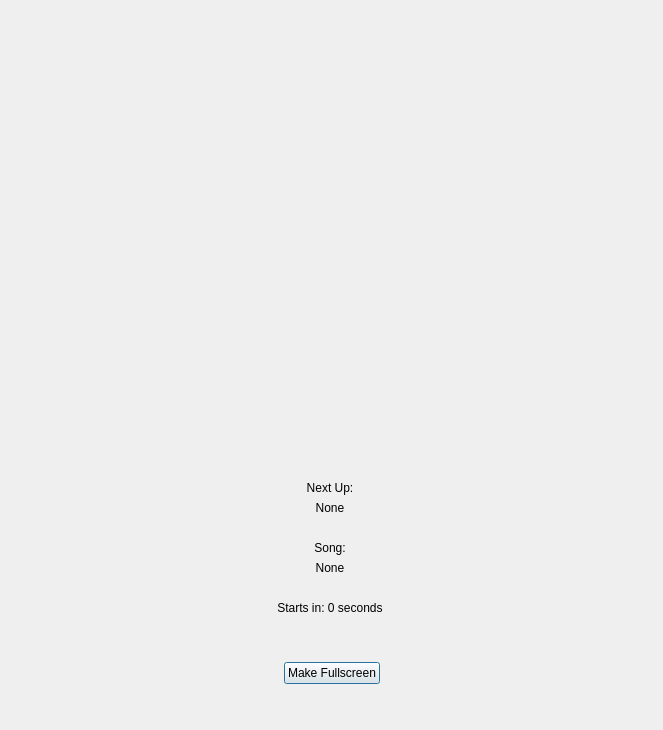
<?xml version="1.0" encoding="UTF-8"?>
<ui version="4.0">
 <class>DlgCdg</class>
 <widget class="QDialog" name="DlgCdg">
  <property name="geometry">
   <rect>
    <x>0</x>
    <y>0</y>
    <width>663</width>
    <height>730</height>
   </rect>
  </property>
  <property name="windowTitle">
   <string>CDG Display</string>
  </property>
  <property name="windowIcon">
   <iconset resource="resources.qrc">
    <normaloff>:/icons/Icons/okjicon.svg</normaloff>:/icons/Icons/okjicon.svg</iconset>
  </property>
  <layout class="QVBoxLayout" name="verticalLayout_4">
   <item>
    <widget class="VideoDisplay" name="videoDisplayKar" native="true">
     <property name="sizePolicy">
      <sizepolicy hsizetype="Preferred" vsizetype="Expanding">
       <horstretch>0</horstretch>
       <verstretch>0</verstretch>
      </sizepolicy>
     </property>
     <property name="autoFillBackground">
      <bool>true</bool>
     </property>
     <layout class="QVBoxLayout" name="verticalLayout">
      <property name="spacing">
       <number>0</number>
      </property>
      <property name="leftMargin">
       <number>0</number>
      </property>
      <property name="topMargin">
       <number>0</number>
      </property>
      <property name="rightMargin">
       <number>0</number>
      </property>
      <property name="bottomMargin">
       <number>0</number>
      </property>
      <item>
       <spacer name="verticalSpacer_3">
        <property name="orientation">
         <enum>Qt::Vertical</enum>
        </property>
        <property name="sizeHint" stdset="0">
         <size>
          <width>20</width>
          <height>40</height>
         </size>
        </property>
       </spacer>
      </item>
      <item>
       <layout class="QHBoxLayout" name="horizontalLayout_3">
        <property name="topMargin">
         <number>10</number>
        </property>
        <item>
         <spacer name="horizontalSpacer_5">
          <property name="orientation">
           <enum>Qt::Horizontal</enum>
          </property>
          <property name="sizeHint" stdset="0">
           <size>
            <width>40</width>
            <height>20</height>
           </size>
          </property>
         </spacer>
        </item>
       </layout>
      </item>
     </layout>
    </widget>
   </item>
   <item>
    <widget class="VideoDisplay" name="videoDisplayBm" native="true">
     <property name="sizePolicy">
      <sizepolicy hsizetype="Preferred" vsizetype="Expanding">
       <horstretch>0</horstretch>
       <verstretch>0</verstretch>
      </sizepolicy>
     </property>
     <property name="autoFillBackground">
      <bool>true</bool>
     </property>
     <layout class="QVBoxLayout" name="verticalLayout_2">
      <property name="spacing">
       <number>0</number>
      </property>
      <property name="leftMargin">
       <number>0</number>
      </property>
      <property name="topMargin">
       <number>0</number>
      </property>
      <property name="rightMargin">
       <number>0</number>
      </property>
      <property name="bottomMargin">
       <number>0</number>
      </property>
      <item>
       <spacer name="verticalSpacer_4">
        <property name="orientation">
         <enum>Qt::Vertical</enum>
        </property>
        <property name="sizeHint" stdset="0">
         <size>
          <width>20</width>
          <height>40</height>
         </size>
        </property>
       </spacer>
      </item>
      <item>
       <layout class="QHBoxLayout" name="horizontalLayout_6">
        <property name="topMargin">
         <number>10</number>
        </property>
        <item>
         <spacer name="horizontalSpacer_6">
          <property name="orientation">
           <enum>Qt::Horizontal</enum>
          </property>
          <property name="sizeHint" stdset="0">
           <size>
            <width>40</width>
            <height>20</height>
           </size>
          </property>
         </spacer>
        </item>
       </layout>
      </item>
     </layout>
    </widget>
   </item>
   <item>
    <widget class="QWidget" name="widgetAlert" native="true">
     <property name="sizePolicy">
      <sizepolicy hsizetype="Preferred" vsizetype="Expanding">
       <horstretch>0</horstretch>
       <verstretch>0</verstretch>
      </sizepolicy>
     </property>
     <layout class="QVBoxLayout" name="verticalLayout_3">
      <property name="leftMargin">
       <number>6</number>
      </property>
      <property name="topMargin">
       <number>0</number>
      </property>
      <property name="bottomMargin">
       <number>0</number>
      </property>
      <item>
       <spacer name="verticalSpacerTop">
        <property name="orientation">
         <enum>Qt::Vertical</enum>
        </property>
        <property name="sizeHint" stdset="0">
         <size>
          <width>20</width>
          <height>40</height>
         </size>
        </property>
       </spacer>
      </item>
      <item>
       <widget class="QLabel" name="label">
        <property name="text">
         <string>Next Up:</string>
        </property>
        <property name="alignment">
         <set>Qt::AlignCenter</set>
        </property>
       </widget>
      </item>
      <item>
       <widget class="QLabel" name="lblNextSinger">
        <property name="text">
         <string>None</string>
        </property>
        <property name="alignment">
         <set>Qt::AlignCenter</set>
        </property>
       </widget>
      </item>
      <item>
       <spacer name="verticalSpacerMid1">
        <property name="orientation">
         <enum>Qt::Vertical</enum>
        </property>
        <property name="sizeType">
         <enum>QSizePolicy::Fixed</enum>
        </property>
        <property name="sizeHint" stdset="0">
         <size>
          <width>20</width>
          <height>20</height>
         </size>
        </property>
       </spacer>
      </item>
      <item>
       <widget class="QLabel" name="label_2">
        <property name="text">
         <string>Song:</string>
        </property>
        <property name="alignment">
         <set>Qt::AlignCenter</set>
        </property>
       </widget>
      </item>
      <item>
       <widget class="QLabel" name="lblNextSong">
        <property name="text">
         <string>None</string>
        </property>
        <property name="alignment">
         <set>Qt::AlignCenter</set>
        </property>
        <property name="wordWrap">
         <bool>true</bool>
        </property>
       </widget>
      </item>
      <item>
       <spacer name="verticalSpacerMid2">
        <property name="orientation">
         <enum>Qt::Vertical</enum>
        </property>
        <property name="sizeType">
         <enum>QSizePolicy::Fixed</enum>
        </property>
        <property name="sizeHint" stdset="0">
         <size>
          <width>20</width>
          <height>20</height>
         </size>
        </property>
       </spacer>
      </item>
      <item>
       <widget class="QLabel" name="lblSeconds">
        <property name="text">
         <string>Starts in: 0 seconds</string>
        </property>
        <property name="alignment">
         <set>Qt::AlignCenter</set>
        </property>
       </widget>
      </item>
      <item>
       <spacer name="verticalSpacerBottom">
        <property name="orientation">
         <enum>Qt::Vertical</enum>
        </property>
        <property name="sizeHint" stdset="0">
         <size>
          <width>20</width>
          <height>40</height>
         </size>
        </property>
       </spacer>
      </item>
     </layout>
    </widget>
   </item>
   <item>
    <widget class="QWidget" name="fsToggleWidget" native="true">
     <layout class="QHBoxLayout" name="horizontalLayout_2">
      <property name="spacing">
       <number>0</number>
      </property>
      <property name="topMargin">
       <number>1</number>
      </property>
      <item>
       <spacer name="horizontalSpacer_3">
        <property name="orientation">
         <enum>Qt::Horizontal</enum>
        </property>
        <property name="sizeHint" stdset="0">
         <size>
          <width>40</width>
          <height>0</height>
         </size>
        </property>
       </spacer>
      </item>
      <item>
       <widget class="QPushButton" name="btnToggleFullscreen">
        <property name="text">
         <string>Make Fullscreen</string>
        </property>
       </widget>
      </item>
      <item>
       <spacer name="horizontalSpacer_4">
        <property name="orientation">
         <enum>Qt::Horizontal</enum>
        </property>
        <property name="sizeHint" stdset="0">
         <size>
          <width>40</width>
          <height>0</height>
         </size>
        </property>
       </spacer>
      </item>
     </layout>
    </widget>
   </item>
   <item>
    <layout class="QHBoxLayout" name="horizontalLayout_4">
     <property name="spacing">
      <number>0</number>
     </property>
     <property name="topMargin">
      <number>0</number>
     </property>
     <item>
      <widget class="TickerDisplayWidget" name="scroll" native="true">
       <property name="sizePolicy">
        <sizepolicy hsizetype="Expanding" vsizetype="Minimum">
         <horstretch>0</horstretch>
         <verstretch>0</verstretch>
        </sizepolicy>
       </property>
       <property name="baseSize">
        <size>
         <width>0</width>
         <height>50</height>
        </size>
       </property>
       <layout class="QHBoxLayout" name="horizontalLayout_5">
        <property name="leftMargin">
         <number>0</number>
        </property>
        <property name="topMargin">
         <number>0</number>
        </property>
        <property name="rightMargin">
         <number>0</number>
        </property>
        <property name="bottomMargin">
         <number>0</number>
        </property>
        <item>
         <spacer name="horizontalSpacerScroll">
          <property name="orientation">
           <enum>Qt::Horizontal</enum>
          </property>
          <property name="sizeHint" stdset="0">
           <size>
            <width>40</width>
            <height>20</height>
           </size>
          </property>
         </spacer>
        </item>
       </layout>
      </widget>
     </item>
    </layout>
   </item>
  </layout>
 </widget>
 <customwidgets>
  <customwidget>
   <class>VideoDisplay</class>
   <extends>QWidget</extends>
   <header location="global">videodisplay.h</header>
   <container>1</container>
  </customwidget>
  <customwidget>
   <class>TickerDisplayWidget</class>
   <extends>QWidget</extends>
   <header location="global">tickernew.h</header>
   <container>1</container>
  </customwidget>
 </customwidgets>
 <resources>
  <include location="resources.qrc"/>
 </resources>
 <connections/>
</ui>
